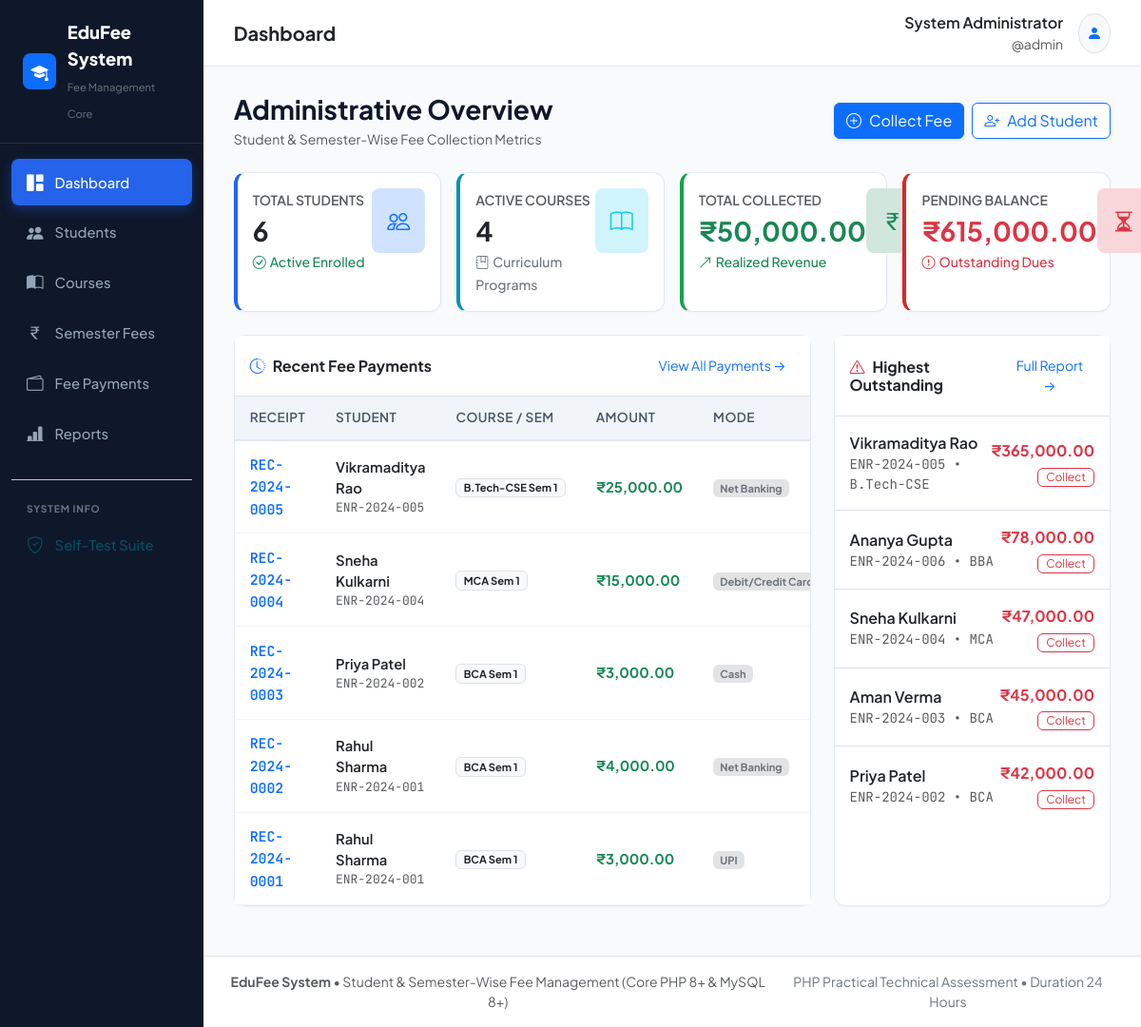
Screenshot of /fee_management_pure_php/index.php (signed in) with the database file from the repository.
### tables this page shows
CREATE TABLE `fee_payments` (
  `id` INT UNSIGNED AUTO_INCREMENT PRIMARY KEY,
  `receipt_no` VARCHAR(30) NOT NULL UNIQUE,
  `student_id` INT UNSIGNED NOT NULL,
  `semester_id` INT UNSIGNED NOT NULL,
  `amount` DECIMAL(10,2) NOT NULL,
  `payment_date` DATE NOT NULL,
  `payment_mode` ENUM('Cash', 'UPI', 'Net Banking', 'Cheque', 'Debit/Credit Card') NOT NULL DEFAULT 'Cash',
  `transaction_no` VARCHAR(100) NULL COMMENT 'Bank/UPI Txn ID or Cheque No',
  `remarks` VARCHAR(255) NULL,
  `created_by` INT UNSIGNED NULL,
  `created_at` TIMESTAMP DEFAULT CURRENT_TIMESTAMP,
  INDEX `idx_payment_student` (`student_id`),
  INDEX `idx_payment_semester` (`semester_id`),
  INDEX `idx_payment_date` (`payment_date`),
  INDEX `idx_payment_receipt` (`receipt_no`),
  CONSTRAINT `fk_fee_payments_student` 
    FOREIGN KEY (`student_id`) REFERENCES `students` (`id`) 
    ON DELETE CASCADE ON UPDATE CASCADE,
  CONSTRAINT `fk_fee_payments_semester` 
    FOREIGN KEY (`semester_id`) REFERENCES `course_semesters` (`id`) 
    ON DELETE RESTRICT ON UPDATE CASCADE,
  CONSTRAINT `fk_fee_payments_admin` 
    FOREIGN KEY (`created_by`) REFERENCES `admins` (`id`) 
    ON DELETE SET NULL ON UPDATE CASCADE
);

CREATE TABLE `students` (
  `id` INT UNSIGNED AUTO_INCREMENT PRIMARY KEY,
  `enrollment_no` VARCHAR(50) NOT NULL UNIQUE,
  `name` VARCHAR(100) NOT NULL,
  `father_name` VARCHAR(100) NOT NULL,
  `mobile` VARCHAR(20) NOT NULL,
  `email` VARCHAR(100) NOT NULL,
  `gender` ENUM('Male', 'Female', 'Other') NOT NULL,
  `address` TEXT NOT NULL,
  `course_id` INT UNSIGNED NOT NULL,
  `admission_date` DATE NOT NULL,
  `status` ENUM('Active', 'Inactive', 'Passed Out', 'Suspended') NOT NULL DEFAULT 'Active',
  `created_at` TIMESTAMP DEFAULT CURRENT_TIMESTAMP,
  `updated_at` TIMESTAMP DEFAULT CURRENT_TIMESTAMP ON UPDATE CURRENT_TIMESTAMP,
  INDEX `idx_student_enrollment` (`enrollment_no`),
  INDEX `idx_student_name` (`name`),
  INDEX `idx_student_course` (`course_id`),
  INDEX `idx_student_status` (`status`),
  CONSTRAINT `fk_students_course` 
    FOREIGN KEY (`course_id`) REFERENCES `courses` (`id`) 
    ON DELETE RESTRICT ON UPDATE CASCADE
);

CREATE TABLE `courses` (
  `id` INT UNSIGNED AUTO_INCREMENT PRIMARY KEY,
  `name` VARCHAR(100) NOT NULL,
  `code` VARCHAR(20) NOT NULL UNIQUE,
  `duration` VARCHAR(50) NOT NULL COMMENT 'e.g. 3 Years, 2 Years',
  `total_semesters` TINYINT UNSIGNED NOT NULL DEFAULT 6,
  `status` ENUM('Active', 'Inactive') NOT NULL DEFAULT 'Active',
  `created_at` TIMESTAMP DEFAULT CURRENT_TIMESTAMP,
  `updated_at` TIMESTAMP DEFAULT CURRENT_TIMESTAMP ON UPDATE CURRENT_TIMESTAMP,
  INDEX `idx_course_code` (`code`),
  INDEX `idx_course_status` (`status`)
);

CREATE TABLE `course_semesters` (
  `id` INT UNSIGNED AUTO_INCREMENT PRIMARY KEY,
  `course_id` INT UNSIGNED NOT NULL,
  `semester_no` TINYINT UNSIGNED NOT NULL,
  `fee` DECIMAL(10,2) NOT NULL DEFAULT 0.00,
  `created_at` TIMESTAMP DEFAULT CURRENT_TIMESTAMP,
  `updated_at` TIMESTAMP DEFAULT CURRENT_TIMESTAMP ON UPDATE CURRENT_TIMESTAMP,
  UNIQUE KEY `uk_course_semester` (`course_id`, `semester_no`),
  INDEX `idx_cs_course_id` (`course_id`),
  CONSTRAINT `fk_course_semesters_course` 
    FOREIGN KEY (`course_id`) REFERENCES `courses` (`id`) 
    ON DELETE CASCADE ON UPDATE CASCADE
);

### fee_management_pure_php/includes/functions.php (called while the page is built, shortened)
<?php
function sanitize(?string $data): string
{
    return htmlspecialchars(trim($data), ENT_QUOTES, 'UTF-8');
}
function format_currency(float|int|string $amount): string
{
    $num = (float)$amount;
    return '₹' . number_format($num, 2);
}

### fee_management_pure_php/index.php (the view, shortened to what this page needs)
<?php
require_once __DIR__ . '/includes/functions.php';
$pdo = getDBConnection();
$totalStudents = (int)$pdo->query("SELECT COUNT(*) FROM students WHERE status = 'Active'")->fetchColumn();
$totalCourses = (int)$pdo->query("SELECT COUNT(*) FROM courses WHERE status = 'Active'")->fetchColumn();
$totalCollected = (float)$pdo->query("SELECT COALESCE(SUM(amount), 0) FROM fee_payments")->fetchColumn();
$stmt = $pdo->query("
    SELECT s.id AS student_id, s.course_id,
           (SELECT COALESCE(SUM(cs.fee), 0) FROM course_semesters cs WHERE cs.course_id = s.course_id) AS total_fee,
           (SELECT COALESCE(SUM(fp.amount), 0) FROM fee_payments fp WHERE fp.student_id = s.id) AS total_paid
    FROM students s
    WHERE s.status = 'Active'
");
$studentLedgers = $stmt->fetchAll();
$totalPending = 0.0;
foreach ($studentLedgers as $row) {
    $due = max(0.0, (float)$row['total_fee'] - (float)$row['total_paid']);
    $totalPending += $due;
}
$recentPaymentsStmt = $pdo->query("
    SELECT fp.*, s.name AS student_name, s.enrollment_no, c.code AS course_code, cs.semester_no
    FROM fee_payments fp
    JOIN students s ON fp.student_id = s.id
    JOIN course_semesters cs ON fp.semester_id = cs.id
    JOIN courses c ON cs.course_id = c.id
    ORDER BY fp.id DESC
    LIMIT 6
");
$recentPayments = $recentPaymentsStmt->fetchAll();
$pendingStudentsStmt = $pdo->query("
    SELECT s.id, s.enrollment_no, s.name, s.mobile, c.code AS course_code,
           (SELECT COALESCE(SUM(cs.fee), 0) FROM course_semesters cs WHERE cs.course_id = s.course_id) AS total_course_fee,
           (SELECT COALESCE(SUM(fp.amount), 0) FROM fee_payments fp WHERE fp.student_id = s.id) AS total_paid
    FROM students s
    JOIN courses c ON s.course_id = c.id
    WHERE s.status = 'Active'
    ORDER BY (total_course_fee - total_paid) DESC
    LIMIT 5
");
$topPending = [];
while ($st = $pendingStudentsStmt->fetch()) {
    $bal = max(0.0, (float)$st['total_course_fee'] - (float)$st['total_paid']);
    if ($bal > 0) {
        $st['balance'] = $bal;
        $topPending[] = $st;
    }
}
require_once __DIR__ . '/includes/header.php';
?>
<div class="d-flex flex-column flex-md-row justify-content-between align-items-md-center gap-3 mb-4">
    <div>
        <h3 class="fw-bold mb-1">Administrative Overview</h3>
        <p class="text-muted small mb-0">Student &amp; Semester-Wise Fee Collection Metrics</p>
    </div>
    <div class="d-flex gap-2">
        <a href="payments.php?action=new" class="btn btn-primary d-inline-flex align-items-center gap-2 shadow-sm">
            <i class="bi bi-plus-circle"></i> Collect Fee
        </a>
        <a href="student_add.php" class="btn btn-outline-primary d-inline-flex align-items-center gap-2 bg-white">
            <i class="bi bi-person-plus"></i> Add Student
        </a>
    </div>
</div>
<div class="row g-3 mb-4">
    <div class="col-12 col-sm-6 col-xl-3">
        <div class="card card-custom h-100 p-3" style="border-left: 4px solid #2563eb;">
            <div class="d-flex justify-content-between align-items-start">
                <div>
                    <span class="text-muted small fw-semibold text-uppercase">Total Students</span>
                    <h3 class="fw-bold my-1 text-dark"><?= number_format($totalStudents) ?></h3>
                    <span class="text-success small fw-medium"><i class="bi bi-check-circle me-1"></i>Active Enrolled</span>
                </div>
                <div class="bg-primary-subtle text-primary p-3 rounded-3">
                    <i class="bi bi-people fs-4"></i>
                </div>
            </div>
        </div>
    </div>
    <div class="col-12 col-sm-6 col-xl-3">
        <div class="card card-custom h-100 p-3" style="border-left: 4px solid #0891b2;">
            <div class="d-flex justify-content-between align-items-start">
                <div>
                    <span class="text-muted small fw-semibold text-uppercase">Active Courses</span>
                    <h3 class="fw-bold my-1 text-dark"><?= number_format($totalCourses) ?></h3>
                    <span class="text-secondary small fw-medium"><i class="bi bi-journal-bookmark me-1"></i>Curriculum Programs</span>
                </div>
                <div class="bg-info-subtle text-info p-3 rounded-3">
                    <i class="bi bi-book fs-4"></i>
                </div>
            </div>
        </div>
    </div>
    <div class="col-12 col-sm-6 col-xl-3">
        <div class="card card-custom h-100 p-3" style="border-left: 4px solid #16a34a;">
            <div class="d-flex justify-content-between align-items-start">
                <div>
                    <span class="text-muted small fw-semibold text-uppercase">Total Collected</span>
                    <h3 class="fw-bold my-1 text-success"><?= format_currency($totalCollected) ?></h3>
                    <span class="text-success small fw-medium"><i class="bi bi-arrow-up-right me-1"></i>Realized Revenue</span>
                </div>
                <div class="bg-success-subtle text-success p-3 rounded-3">
                    <i class="bi bi-currency-rupee fs-4"></i>
                </div>
            </div>
        </div>
    </div>
    <div class="col-12 col-sm-6 col-xl-3">
        <div class="card card-custom h-100 p-3" style="border-left: 4px solid #dc2626;">
            <div class="d-flex justify-content-between align-items-start">
                <div>
                    <span class="text-muted small fw-semibold text-uppercase">Pending Balance</span>
                    <h3 class="fw-bold my-1 text-danger"><?= format_currency($totalPending) ?></h3>
                    <span class="text-danger small fw-medium"><i class="bi bi-exclamation-circle me-1"></i>Outstanding Dues</span>
                </div>
                <div class="bg-danger-subtle text-danger p-3 rounded-3">
                    <i class="bi bi-hourglass-split fs-4"></i>
                </div>
            </div>
        </div>
    </div>
</div>
<div class="row g-4 mb-4">
    <div class="col-12 col-xl-8">
        <div class="card card-custom h-100">
            <div class="card-header bg-white border-bottom py-3 d-flex justify-content-between align-items-center">
                <h6 class="mb-0 fw-bold"><i class="bi bi-clock-history me-2 text-primary"></i>Recent Fee Payments</h6>
                <a href="payments.php" class="btn btn-sm btn-link text-decoration-none">View All Payments &rarr;</a>
            </div>
            <div class="table-responsive">
                <table class="table table-custom table-hover mb-0">
                    <thead>
                        <tr>
                            <th>Receipt</th>
                            <th>Student</th>
                            <th>Course / Sem</th>
                            <th>Amount</th>
                            <th>Mode</th>
                        </tr>
                    </thead>
                    <tbody>
                        <?php if (empty($recentPayments)): ?>
                            <tr>
                                <td colspan="7" class="text-center py-4 text-muted">No fee payments recorded yet.</td>
                            </tr>
                        <?php else: ?>
                            <?php foreach ($recentPayments as $pay): ?>
                                <tr>
                                    <td><span class="mono fw-semibold text-primary"><?= sanitize($pay['receipt_no']) ?></span></td>
                                    <td>
                                        <div class="fw-semibold text-dark"><?= sanitize($pay['student_name']) ?></div>
                                        <div class="small text-muted mono"><?= sanitize($pay['enrollment_no']) ?></div>
                                    </td>
                                    <td>
                                        <span class="badge bg-light text-dark border">
                                            <?= sanitize($pay['course_code']) ?> Sem <?= (int)$pay['semester_no'] ?>
                                        </span>
                                    </td>
                                    <td class="fw-bold text-success"><?= format_currency($pay['amount']) ?></td>
                                    <td>
                                        <span class="badge bg-secondary-subtle text-secondary small">
                                            <?= sanitize($pay['payment_mode']) ?>
                                        </span>
                                    </td>
                                </tr>
                            <?php endforeach; ?>
                        <?php endif; ?>
                    </tbody>
                </table>
            </div>
        </div>
    </div>
    <div class="col-12 col-xl-4">
        <div class="card card-custom h-100">
            <div class="card-header bg-white border-bottom py-3 d-flex justify-content-between align-items-center">
                <h6 class="mb-0 fw-bold"><i class="bi bi-exclamation-triangle text-danger me-2"></i>Highest Outstanding</h6>
                <a href="reports.php?tab=pending" class="btn btn-sm btn-link text-decoration-none">Full Report &rarr;</a>
            </div>
            <div class="card-body p-0">
                <ul class="list-group list-group-flush">
                    <?php if (empty($topPending)): ?>
                        <li class="list-group-item text-center py-4 text-muted">All students have cleared their fees!</li>
                    <?php else: ?>
                        <?php foreach ($topPending as $pStudent): ?>
                            <li class="list-group-item p-3 d-flex justify-content-between align-items-center">
                                <div>
                                    <div class="fw-semibold text-dark"><?= sanitize($pStudent['name']) ?></div>
                                    <div class="small text-muted mono"><?= sanitize($pStudent['enrollment_no']) ?> &bull; <?= sanitize($pStudent['course_code']) ?></div>
                                </div>
                                <div class="text-end">
                                    <div class="fw-bold text-danger"><?= format_currency($pStudent['balance']) ?></div>
                                    <a href="payments.php?action=new&student_id=<?= (int)$pStudent['id'] ?>" class="btn btn-xs btn-outline-danger py-0 px-2 small mt-1" style="font-size: 0.75rem;">
                                        Collect
                                    </a>
                                </div>
                            </li>
                        <?php endforeach; ?>
                    <?php endif; ?>
                </ul>
            </div>
        </div>
    </div>
</div>
<?php require_once __DIR__ . '/includes/footer.php'; ?>

### fee_management_pure_php/includes/header.php (style rules this page uses)
:root { --edu-primary: #1e3a8a; --edu-primary-dark: #0f172a; --edu-accent: #2563eb; --edu-bg: #f8fafc; --edu-card-bg: #ffffff; --edu-text: #0f172a; --edu-text-muted: #64748b; --edu-border: #e2e8f0; }
body { font-family: 'Plus Jakarta Sans', system-ui, -apple-system, sans-serif; background-color: var(--edu-bg); color: var(--edu-text); min-height: 100vh; display: flex; flex-direction: column; }
.mono { font-family: 'JetBrains Mono', monospace; }
.card-custom { background: #ffffff; border: 1px solid var(--edu-border); border-radius: 12px; box-shadow: 0 1px 3px rgba(0,0,0,0.03); transition: transform 0.2s, box-shadow 0.2s; }
.table-custom thead th { background-color: #f1f5f9; color: #475569; font-weight: 600; font-size: 0.85rem; text-transform: uppercase; letter-spacing: 0.03em; border-bottom: 2px solid var(--edu-border); padding: 0.75rem 1rem; }
.table-custom tbody td { vertical-align: middle; padding: 0.85rem 1rem; border-color: #f1f5f9; font-size: 0.925rem; }

### rows the page displays
fee_payments: receipt_no "REC-2024-0005", student.name "Vikramaditya Rao", student.enrollment_no "ENR-2024-005", courses.code "B.Tech-CSE", semester.semester_no "1", amount "₹25,000.00", payment_mode "Net Banking"
fee_payments: receipt_no "REC-2024-0004", student.name "Sneha Kulkarni", student.enrollment_no "ENR-2024-004", courses.code "MCA", semester.semester_no "1", amount "₹15,000.00", payment_mode "Debit/Credit…"
fee_payments: receipt_no "REC-2024-0003", student.name "Priya Patel", student.enrollment_no "ENR-2024-002", courses.code "BCA", semester.semester_no "1", amount "₹3,000.00", payment_mode "Cash"
fee_payments: receipt_no "REC-2024-0002", student.name "Rahul Sharma", student.enrollment_no "ENR-2024-001", courses.code "BCA", semester.semester_no "1", amount "₹4,000.00", payment_mode "Net Banking"
fee_payments: receipt_no "REC-2024-0001", student.name "Rahul Sharma", student.enrollment_no "ENR-2024-001", courses.code "BCA", semester.semester_no "1", amount "₹3,000.00", payment_mode "UPI"
students: name "Vikramaditya Rao", enrollment_no "ENR-2024-005", course.code "B.Tech-CSE", balance "₹365,000.00"
students: name "Ananya Gupta", enrollment_no "ENR-2024-006", course.code "BBA", balance "₹78,000.00"
students: name "Sneha Kulkarni", enrollment_no "ENR-2024-004", course.code "MCA", balance "₹47,000.00"
students: name "Aman Verma", enrollment_no "ENR-2024-003", course.code "BCA", balance "₹45,000.00"
students: name "Priya Patel", enrollment_no "ENR-2024-002", course.code "BCA", balance "₹42,000.00"

### other values shown
$page_title "Dashboard"
$_SESSION['admin_name'] "System Administrator"
$_SESSION['admin_user'] "admin"
$totalStudents "6"
$totalCourses "4"
format_currency($totalCollected) "₹50,000.00"
format_currency($totalPending) "₹615,000.00"
